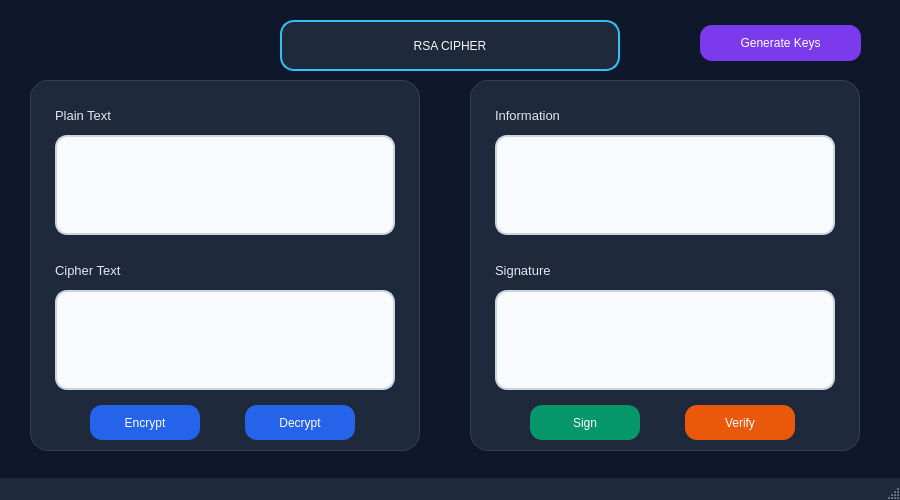
<?xml version="1.0" encoding="UTF-8"?>
<ui version="4.0">
 <class>RSA_Cipher</class>
 <widget class="QMainWindow" name="RSA_Cipher">
  <property name="geometry">
   <rect>
    <x>0</x>
    <y>0</y>
    <width>900</width>
    <height>500</height>
   </rect>
  </property>
  <property name="windowTitle">
   <string>RSA Cipher</string>
  </property>
  <property name="styleSheet">
   <string notr="true">QMainWindow {
    background-color: #0f172a;
}

QWidget#centralwidget {
    background-color: #0f172a;
}

QLabel {
    color: #e2e8f0;
    font: 10pt &quot;Segoe UI&quot;;
}

QLabel#label_title {
    color: #f8fafc;
    background-color: #1e293b;
    border: 2px solid #38bdf8;
    border-radius: 14px;
    padding: 10px;
    font: 700 20pt &quot;Segoe UI&quot;;
}

QPlainTextEdit {
    background-color: #f8fafc;
    color: #0f172a;
    border: 2px solid #cbd5e1;
    border-radius: 12px;
    padding: 8px;
    font: 10pt &quot;Consolas&quot;;
    selection-background-color: #38bdf8;
}

QPlainTextEdit:focus {
    border: 2px solid #38bdf8;
    background-color: #ffffff;
}

QPushButton {
    background-color: #2563eb;
    color: white;
    border: none;
    border-radius: 12px;
    font: 700 10pt &quot;Segoe UI&quot;;
    padding: 8px 14px;
}

QPushButton:hover {
    background-color: #3b82f6;
}

QPushButton:pressed {
    background-color: #1d4ed8;
}

QPushButton#btn_generate_keys {
    background-color: #7c3aed;
}

QPushButton#btn_generate_keys:hover {
    background-color: #8b5cf6;
}

QPushButton#btn_sign {
    background-color: #059669;
}

QPushButton#btn_sign:hover {
    background-color: #10b981;
}

QPushButton#btn_verify {
    background-color: #ea580c;
}

QPushButton#btn_verify:hover {
    background-color: #f97316;
}

QStatusBar {
    background-color: #1e293b;
    color: #e2e8f0;
}</string>
  </property>
  <widget class="QWidget" name="centralwidget">
   <widget class="QFrame" name="frame_left">
    <property name="geometry">
     <rect>
      <x>30</x>
      <y>80</y>
      <width>390</width>
      <height>371</height>
     </rect>
    </property>
    <property name="styleSheet">
     <string notr="true">QFrame#frame_left {
    background-color: #1e293b;
    border: 1px solid #334155;
    border-radius: 18px;
}</string>
    </property>
    <property name="frameShape">
     <enum>QFrame::StyledPanel</enum>
    </property>
    <property name="frameShadow">
     <enum>QFrame::Raised</enum>
    </property>
    <widget class="QLabel" name="label_plain_text">
     <property name="geometry">
      <rect>
       <x>25</x>
       <y>20</y>
       <width>120</width>
       <height>30</height>
      </rect>
     </property>
     <property name="font">
      <font>
       <family>Segoe UI</family>
       <pointsize>10</pointsize>
       <weight>50</weight>
       <italic>false</italic>
       <bold>false</bold>
      </font>
     </property>
     <property name="text">
      <string>Plain Text</string>
     </property>
    </widget>
    <widget class="QPlainTextEdit" name="txt_plain_text">
     <property name="geometry">
      <rect>
       <x>25</x>
       <y>55</y>
       <width>340</width>
       <height>100</height>
      </rect>
     </property>
    </widget>
    <widget class="QLabel" name="label_cipher_text">
     <property name="geometry">
      <rect>
       <x>25</x>
       <y>175</y>
       <width>120</width>
       <height>30</height>
      </rect>
     </property>
     <property name="font">
      <font>
       <family>Segoe UI</family>
       <pointsize>10</pointsize>
       <weight>50</weight>
       <italic>false</italic>
       <bold>false</bold>
      </font>
     </property>
     <property name="text">
      <string>Cipher Text</string>
     </property>
    </widget>
    <widget class="QPlainTextEdit" name="txt_cipher_text">
     <property name="geometry">
      <rect>
       <x>25</x>
       <y>210</y>
       <width>340</width>
       <height>100</height>
      </rect>
     </property>
    </widget>
    <widget class="QPushButton" name="btn_encrypt">
     <property name="geometry">
      <rect>
       <x>60</x>
       <y>325</y>
       <width>110</width>
       <height>35</height>
      </rect>
     </property>
     <property name="text">
      <string>Encrypt</string>
     </property>
    </widget>
    <widget class="QPushButton" name="btn_decrypt">
     <property name="geometry">
      <rect>
       <x>215</x>
       <y>325</y>
       <width>110</width>
       <height>35</height>
      </rect>
     </property>
     <property name="text">
      <string>Decrypt</string>
     </property>
    </widget>
   </widget>
   <widget class="QFrame" name="frame_right">
    <property name="geometry">
     <rect>
      <x>470</x>
      <y>80</y>
      <width>390</width>
      <height>371</height>
     </rect>
    </property>
    <property name="styleSheet">
     <string notr="true">QFrame#frame_right {
    background-color: #1e293b;
    border: 1px solid #334155;
    border-radius: 18px;
}</string>
    </property>
    <property name="frameShape">
     <enum>QFrame::StyledPanel</enum>
    </property>
    <property name="frameShadow">
     <enum>QFrame::Raised</enum>
    </property>
    <widget class="QLabel" name="label_information">
     <property name="geometry">
      <rect>
       <x>25</x>
       <y>20</y>
       <width>120</width>
       <height>30</height>
      </rect>
     </property>
     <property name="font">
      <font>
       <family>Segoe UI</family>
       <pointsize>10</pointsize>
       <weight>50</weight>
       <italic>false</italic>
       <bold>false</bold>
      </font>
     </property>
     <property name="text">
      <string>Information</string>
     </property>
    </widget>
    <widget class="QPlainTextEdit" name="txt_information">
     <property name="geometry">
      <rect>
       <x>25</x>
       <y>55</y>
       <width>340</width>
       <height>100</height>
      </rect>
     </property>
    </widget>
    <widget class="QLabel" name="label_signature">
     <property name="geometry">
      <rect>
       <x>25</x>
       <y>175</y>
       <width>120</width>
       <height>30</height>
      </rect>
     </property>
     <property name="font">
      <font>
       <family>Segoe UI</family>
       <pointsize>10</pointsize>
       <weight>50</weight>
       <italic>false</italic>
       <bold>false</bold>
      </font>
     </property>
     <property name="text">
      <string>Signature</string>
     </property>
    </widget>
    <widget class="QPlainTextEdit" name="txt_signature">
     <property name="geometry">
      <rect>
       <x>25</x>
       <y>210</y>
       <width>340</width>
       <height>100</height>
      </rect>
     </property>
    </widget>
    <widget class="QPushButton" name="btn_sign">
     <property name="geometry">
      <rect>
       <x>60</x>
       <y>325</y>
       <width>110</width>
       <height>35</height>
      </rect>
     </property>
     <property name="text">
      <string>Sign</string>
     </property>
    </widget>
    <widget class="QPushButton" name="btn_verify">
     <property name="geometry">
      <rect>
       <x>215</x>
       <y>325</y>
       <width>110</width>
       <height>35</height>
      </rect>
     </property>
     <property name="text">
      <string>Verify</string>
     </property>
    </widget>
   </widget>
   <widget class="QLabel" name="label_title">
    <property name="geometry">
     <rect>
      <x>280</x>
      <y>20</y>
      <width>340</width>
      <height>51</height>
     </rect>
    </property>
    <property name="text">
     <string>RSA CIPHER</string>
    </property>
    <property name="alignment">
     <set>Qt::AlignCenter</set>
    </property>
   </widget>
   <widget class="QPushButton" name="btn_generate_keys">
    <property name="geometry">
     <rect>
      <x>700</x>
      <y>25</y>
      <width>161</width>
      <height>36</height>
     </rect>
    </property>
    <property name="text">
     <string>Generate Keys</string>
    </property>
   </widget>
  </widget>
  <widget class="QStatusBar" name="statusbar"/>
 </widget>
 <resources/>
 <connections/>
</ui>
